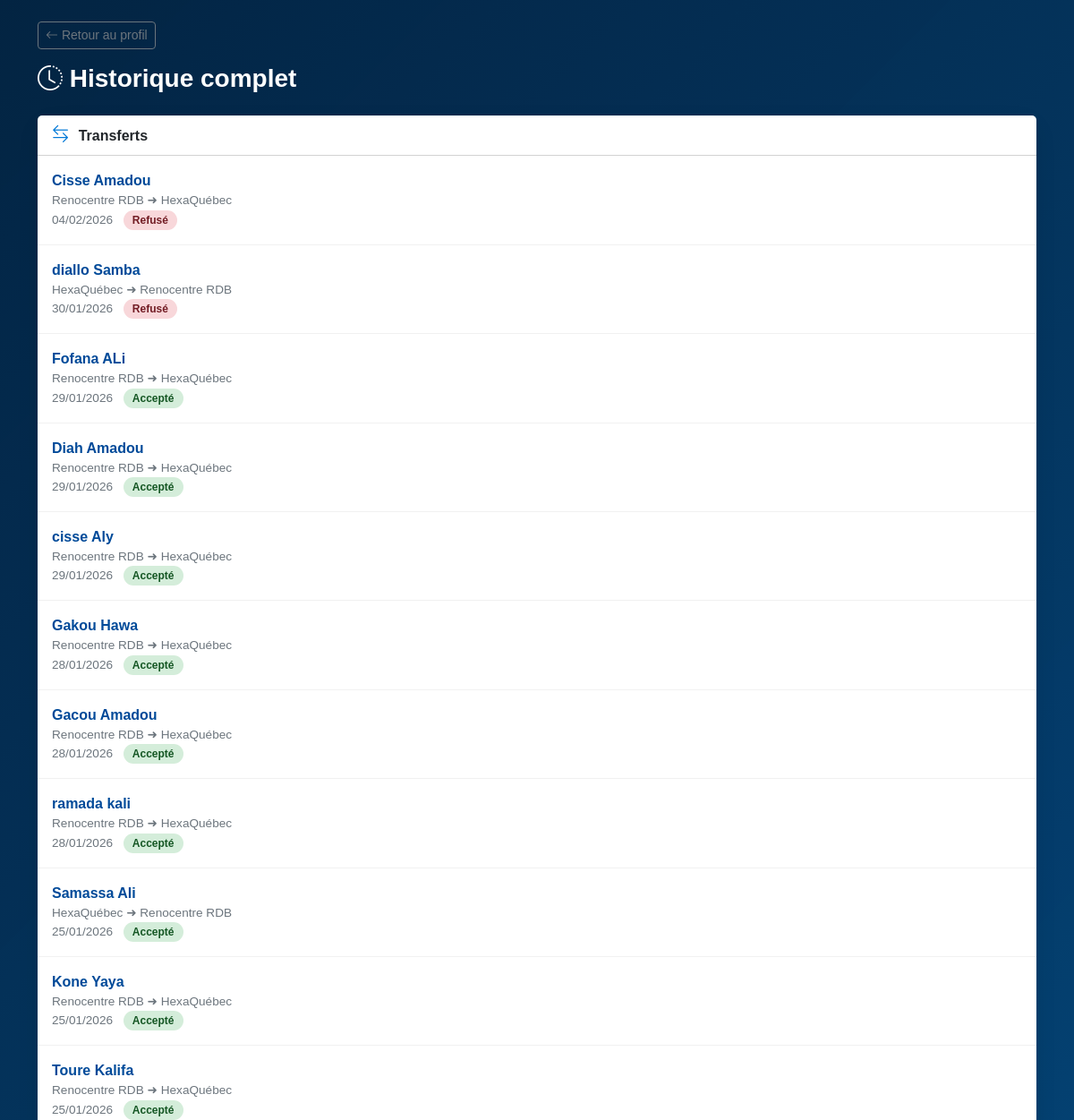
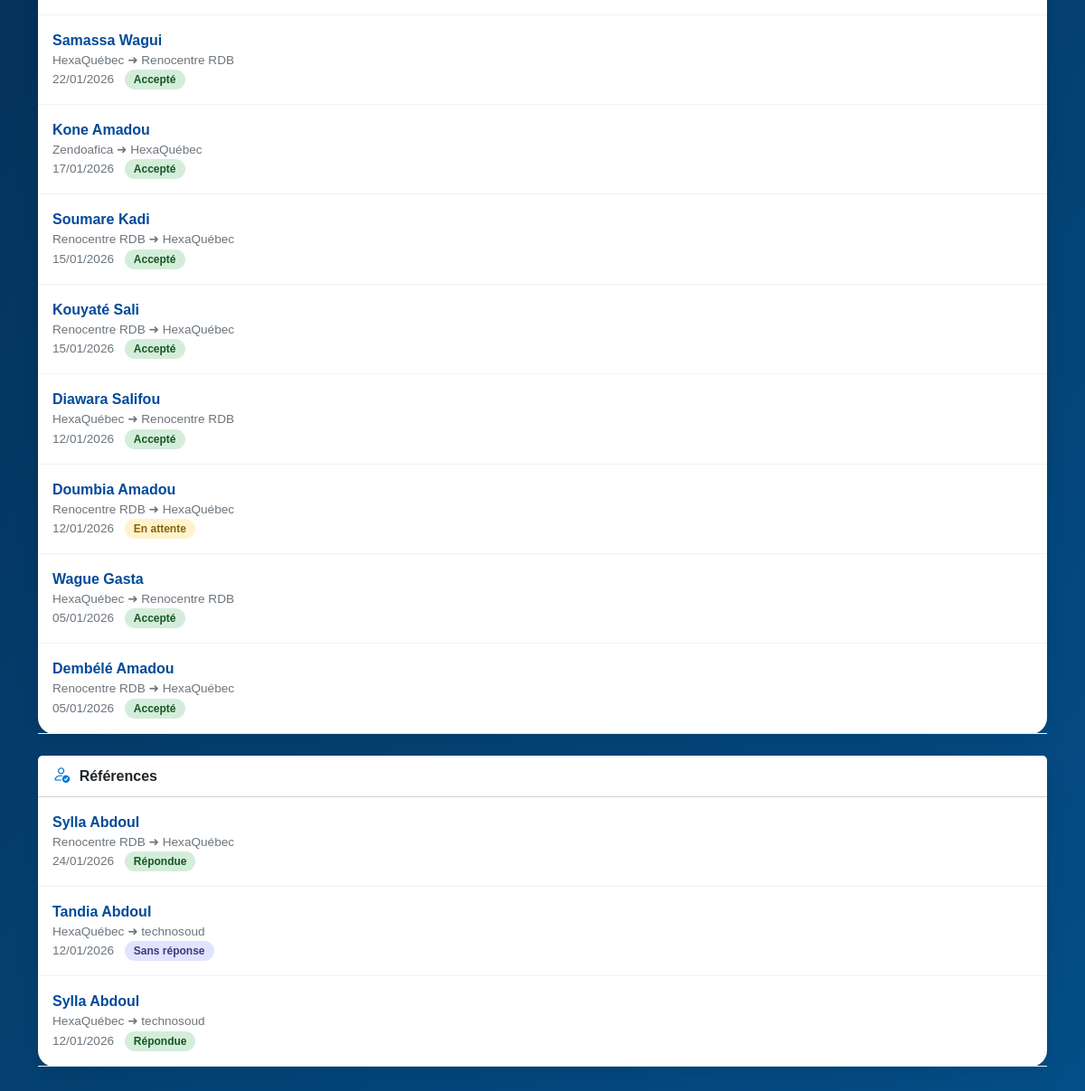
/historique/ (signed in), run on the app's committed database (2 pictures, top to bottom).
### rh/models.py (models this page shows, shortened)
class Transfert(models.Model):
    TYPE_OPERATION_CHOICES = [
        ("transfert", "Transfert"),
        ("embauche", "Embauche"),
    ]
    STATUT_CHOICES = [
        ("canadien", "Canadien / Résident permanent"),
        ("etranger", "Autre nationalité"),
    ]
    type_operation = models.CharField(
        max_length=10,
        choices=TYPE_OPERATION_CHOICES,
        default="transfert"
    )
    nom_employe = models.CharField(max_length=100)
    prenom_employe = models.CharField(max_length=100)
    poste = models.CharField(max_length=150)
    numero_employe = models.CharField(
        max_length=50,
        blank=True,
        null=True
    )
    date_naissance = models.DateField(null=True, blank=True)
    statut_canadien = models.CharField(
        max_length=20,
        choices=STATUT_CHOICES
    )
    nas = models.CharField(
        max_length=11,
        blank=True,
        null=True,
        help_text="NAS requis uniquement si autre nationalité"
    )
    ancienne_entreprise = models.ForeignKey(
        Employeur,
        on_delete=models.CASCADE,
        related_name="transferts_envoyes"
    )
    nouvelle_entreprise = models.ForeignKey(
        Employeur,
        on_delete=models.CASCADE,
        related_name="transferts_recus"
    )
    date_transfert = models.DateField()
    message = models.TextField(blank=True, null=True)
    date_creation = models.DateTimeField(auto_now_add=True)
    supprime_pour_employeur = models.BooleanField(default=False)
    statut = models.CharField(
        max_length=20,
        choices=[
            ("en_attente", "En attente"),
            ("accepte", "Accepté"),
            ("refuse", "Refusé"),
        ],
        default="en_attente",
    )
    motif_refus = models.TextField(blank=True, null=True)

class Employeur(models.Model):
    nom = models.CharField(max_length=150)
    rue = models.CharField(
        max_length=200,
        validators=[RegexValidator(regex=r"^[0-9A-Za-zÀ-ÿ\s,'\-]+$", message="Adresse invalide")]
    )
    code_postal = models.CharField(
        max_length=7,
        validators=[RegexValidator(regex=r"^[A-Za-z]\d[A-Za-z][ -]?\d[A-Za-z]\d$", message="Code postal canadien invalide (ex: H1A 2B3)")]
    )
    province = models.CharField(max_length=2, choices=PROVINCES_CANADA)
    telephone = models.CharField(
        max_length=20,
        validators=[RegexValidator(regex=r"^\+?1?\s?\(?\d{3}\)?[\s.-]?\d{3}[\s.-]?\d{4}$", message="Numéro de téléphone canadien invalide")]
    )
    email = models.EmailField(unique=True)
    mot_de_passe = models.CharField(max_length=128)
    logo = models.ImageField(upload_to="logos/", null=True, blank=True)
    latitude = models.DecimalField(max_digits=9, decimal_places=6, null=True, blank=True)
    longitude = models.DecimalField(max_digits=9, decimal_places=6, null=True, blank=True)

class Reference(models.Model):
    nom_employe = models.CharField(max_length=100)
    prenom_employe = models.CharField(max_length=100)
    poste = models.CharField(max_length=150)
    numero_employe = models.CharField(max_length=50)
    ancienne_entreprise = models.ForeignKey(
        Employeur, on_delete=models.CASCADE, related_name="references_donnees"
    )
    nouvelle_entreprise = models.ForeignKey(
        Employeur, on_delete=models.CASCADE, related_name="references_recues"
    )
    date_reference = models.DateField(auto_now_add=True)
    message = models.TextField(blank=True, null=True)
    supprime_pour_employeur = models.BooleanField(default=False)
    reponse_employeur = models.TextField(blank=True, null=True)

### rh/views.py (the view)
# urls.py: path("historique/", views.historique_employeur, name="historique_employeur"),
def historique_employeur(request):
    employeur_id = request.session.get("employeur_id")
    if not employeur_id:
        return redirect("login")
    employeur = get_object_or_404(Employeur, id=employeur_id)
    transferts = Transfert.objects.filter(
        Q(ancienne_entreprise=employeur) |
        Q(nouvelle_entreprise=employeur)
    ).order_by("-date_transfert")
    references = Reference.objects.filter(
        Q(ancienne_entreprise=employeur) |
        Q(nouvelle_entreprise=employeur)
    ).order_by("-date_reference")
    historiques = HistoriqueAction.objects.filter(
        employeur=employeur
    ).order_by("-date_action")
    return render(request, "historique_employeur.html", {
        "employeur": employeur,
        "transferts": transferts,
        "references": references,
        "historiques": historiques,
    })

### rh/templates/historique_employeur.html (shortened to what this page needs)
{% extends "base.html" %}
{% load static %}
{% block content %}
<div class="container mt-4 mb-5">
  <div class="mb-3">
    <a href="{% url 'profil_employeur' %}" class="btn btn-outline-secondary btn-sm">
      <i class="bi bi-arrow-left"></i> Retour au profil
    </a>
  </div>
  <h3 class="history-title mb-4">
    <i class="bi bi-clock-history"></i>
    Historique complet
  </h3>
  <div class="card history-card mb-4">
    <div class="card-header fw-bold bg-white">
      <i class="bi bi-arrow-left-right section-icon"></i>
      Transferts
    </div>
    {% for t in transferts %}
      <div class="history-item">
        <div class="history-name">
          {{ t.nom_employe }} {{ t.prenom_employe }}
        </div>
        <div class="history-meta">
          {{ t.ancienne_entreprise.nom }} ➜ {{ t.nouvelle_entreprise.nom }}<br>
          {{ t.date_transfert|date:"d/m/Y" }}
          {% if t.statut == "accepte" %}
            <span class="badge badge-status badge-success ms-2">Accepté</span>
          {% elif t.statut == "refuse" %}
            <span class="badge badge-status badge-danger ms-2">Refusé</span>
          {% else %}
            <span class="badge badge-status badge-warning ms-2">En attente</span>
          {% endif %}
        </div>
      </div>
    {% empty %}
      <div class="p-3 text-muted text-center">
        Aucun transfert enregistré
      </div>
    {% endfor %}
  </div>
  <div class="card history-card mb-4">
    <div class="card-header fw-bold bg-white">
      <i class="bi bi-person-check section-icon"></i>
      Références
    </div>
    {% for r in references %}
      <div class="history-item">
        <div class="history-name">
          {{ r.nom_employe }} {{ r.prenom_employe }}
        </div>
        <div class="history-meta">
          {{ r.ancienne_entreprise.nom }} ➜ {{ r.nouvelle_entreprise.nom }}<br>
          {{ r.date_reference|date:"d/m/Y" }}
          {% if r.reponse_employeur %}
            <span class="badge badge-status badge-success ms-2">Répondue</span>
          {% else %}
            <span class="badge badge-status badge-info ms-2">Sans réponse</span>
          {% endif %}
        </div>
      </div>
    {% empty %}
      <div class="p-3 text-muted text-center">
        Aucune référence enregistrée
      </div>
    {% endfor %}
  </div>
</div>
{% endblock %}

### rh/templates/base.html (style rules this page uses)
body { font-family: 'Poppins', sans-serif; min-height: 100vh; margin: 0; background: #0b1d2a; overflow-x: hidden; position: relative; }
body::before { content: ""; position: fixed; inset: 0; background-image: url("https://images.unsplash.com/photo-1521737604893-d14cc237f11d"); background-size: cover; background-position: center; background-repeat: no-repeat; filter: brightness(0.55) saturate(1.1); transform: scale(1); animation: slowZoom 18s ease-in-out infinite alternate; z-index: -2; }
body::after { content: ""; position: fixed; inset: 0; background: linear-gradient( 135deg, rgba(0, 40, 80, 0.65), rgba(0, 120, 215, 0.55) ); z-index: -1; }

### rh/templates/historique_employeur.html (style rules this page uses)
.history-title { font-weight: 700; color: #ffff; }
.history-card { border: none; border-radius: 18px; box-shadow: 0 8px 25px rgba(0,0,0,0.08); }
.history-item { padding: 1rem; border-bottom: 1px solid #f1f1f1; transition: background 0.2s ease; }
.history-name { font-weight: 600; color: #004a99; }
.history-meta { font-size: 0.85rem; color: #6c757d; }
.badge-status { font-size: 0.75rem; padding: 5px 10px; border-radius: 12px; }
.badge-success { background: #d4edda; color: #155724; }
.badge-warning { background: #fff3cd; color: #856404; }
.badge-danger { background: #f8d7da; color: #721c24; }
.badge-info { background: #e2e3ff; color: #383d7c; }
.section-icon { font-size: 1.2rem; color: #0078d7; margin-right: 6px; }

### data on the page
Transfert: nom_employe "Cisse", prenom_employe "Amadou", ancienne_entreprise.nom "Renocentre RDB", nouvelle_entreprise.nom "HexaQuébec", date_transfert "04/02/2026", statut "Refusé"
Transfert: nom_employe "diallo", prenom_employe "Samba", ancienne_entreprise.nom "HexaQuébec", nouvelle_entreprise.nom "Renocentre RDB", date_transfert "30/01/2026", statut "Refusé"
Transfert: nom_employe "Fofana", prenom_employe "ALi", ancienne_entreprise.nom "Renocentre RDB", nouvelle_entreprise.nom "HexaQuébec", date_transfert "29/01/2026", statut "Accepté"
Transfert: nom_employe "Diah", prenom_employe "Amadou", ancienne_entreprise.nom "Renocentre RDB", nouvelle_entreprise.nom "HexaQuébec", date_transfert "29/01/2026", statut "Accepté"
Transfert: nom_employe "cisse", prenom_employe "Aly", ancienne_entreprise.nom "Renocentre RDB", nouvelle_entreprise.nom "HexaQuébec", date_transfert "29/01/2026", statut "Accepté"
Transfert: nom_employe "Gakou", prenom_employe "Hawa", ancienne_entreprise.nom "Renocentre RDB", nouvelle_entreprise.nom "HexaQuébec", date_transfert "28/01/2026", statut "Accepté"
Transfert: nom_employe "Gacou", prenom_employe "Amadou", ancienne_entreprise.nom "Renocentre RDB", nouvelle_entreprise.nom "HexaQuébec", date_transfert "28/01/2026", statut "Accepté"
Transfert: nom_employe "ramada", prenom_employe "kali", ancienne_entreprise.nom "Renocentre RDB", nouvelle_entreprise.nom "HexaQuébec", date_transfert "28/01/2026", statut "Accepté"
Transfert: nom_employe "Samassa", prenom_employe "Ali", ancienne_entreprise.nom "HexaQuébec", nouvelle_entreprise.nom "Renocentre RDB", date_transfert "25/01/2026", statut "Accepté"
Transfert: nom_employe "Kone", prenom_employe "Yaya", ancienne_entreprise.nom "Renocentre RDB", nouvelle_entreprise.nom "HexaQuébec", date_transfert "25/01/2026", statut "Accepté"
Transfert: nom_employe "Toure", prenom_employe "Kalifa", ancienne_entreprise.nom "Renocentre RDB", nouvelle_entreprise.nom "HexaQuébec", date_transfert "25/01/2026", statut "Accepté"
Transfert: nom_employe "Samassa", prenom_employe "Wagui", ancienne_entreprise.nom "HexaQuébec", nouvelle_entreprise.nom "Renocentre RDB", date_transfert "22/01/2026", statut "Accepté"
Transfert: nom_employe "Kone", prenom_employe "Amadou", ancienne_entreprise.nom "Zendoafica", nouvelle_entreprise.nom "HexaQuébec", date_transfert "17/01/2026", statut "Accepté"
Transfert: nom_employe "Soumare", prenom_employe "Kadi", ancienne_entreprise.nom "Renocentre RDB", nouvelle_entreprise.nom "HexaQuébec", date_transfert "15/01/2026", statut "Accepté"
Transfert: nom_employe "Kouyaté", prenom_employe "Sali", ancienne_entreprise.nom "Renocentre RDB", nouvelle_entreprise.nom "HexaQuébec", date_transfert "15/01/2026", statut "Accepté"
Transfert: nom_employe "Diawara", prenom_employe "Salifou", ancienne_entreprise.nom "HexaQuébec", nouvelle_entreprise.nom "Renocentre RDB", date_transfert "12/01/2026", statut "Accepté"
Transfert: nom_employe "Doumbia", prenom_employe "Amadou", ancienne_entreprise.nom "Renocentre RDB", nouvelle_entreprise.nom "HexaQuébec", date_transfert "12/01/2026", statut "En attente"
Transfert: nom_employe "Wague", prenom_employe "Gasta", ancienne_entreprise.nom "HexaQuébec", nouvelle_entreprise.nom "Renocentre RDB", date_transfert "05/01/2026", statut "Accepté"
Transfert: nom_employe "Dembélé", prenom_employe "Amadou", ancienne_entreprise.nom "Renocentre RDB", nouvelle_entreprise.nom "HexaQuébec", date_transfert "05/01/2026", statut "Accepté"
Reference: nom_employe "Sylla", prenom_employe "Abdoul", ancienne_entreprise.nom "Renocentre RDB", nouvelle_entreprise.nom "HexaQuébec", date_reference "24/01/2026", reponse_employeur "Répondue"
Reference: nom_employe "Tandia", prenom_employe "Abdoul", ancienne_entreprise.nom "HexaQuébec", nouvelle_entreprise.nom "technosoud", date_reference "12/01/2026", shows "Sans réponse"
Reference: nom_employe "Sylla", prenom_employe "Abdoul", ancienne_entreprise.nom "HexaQuébec", nouvelle_entreprise.nom "technosoud", date_reference "12/01/2026", shows "Répondue"
